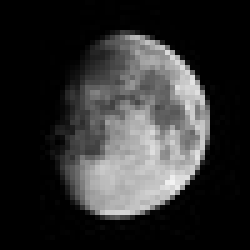
#> input picture examples/moon.jpg, 50 x 50 px (shown 5 times larger)
$ python plot_shift.py
#> lines starting #> are read from the running program, lines starting #| are printed output that depends on the picture
### astronet/augmentations/shift.py
import numpy as np
from scipy.ndimage.interpolation import shift
import copy

class Shift():
    """ Shift each image with a randomly selected number of pixels, both horizontally and
    vertically. Empty pixels can be filled with a constant value or filled in another way.
    (See 'scipy.ndimage.interpolation.shift' documentation.)

    Parameters
    ----------
    selected_classes : list or None, default None
        Labels of classes to which this augmentation should
        be applied. Should be None for regression.
    x_range : list, default [-2,0,2]
        Possible number of pixels to shift the image in x direction.
    y_range : list, default [-2,0,2]
        Possible number of pixels to shift the image in y direction.
    mode : string, default 'constant'
        Mode of interpolation used for empty pixels. Possible
        values are 'constant', 'nearest', 'reflect', 'wrap'. The
        function used is scipy.ndimage.interpolate.shift().
    cval : float, default 0.0
        Constant value to use for all empty pixels. Only used when
        'mode' is set to 'constant'.
    verbose : int, default 0
        Verbosity level.
    """
    def __init__(self, selected_classes=None, x_range=[-2,0,2], y_range=[-2,0,2], mode='constant', cval=0, verbose=0):
        self.selected_classes = selected_classes
        self.x_range = x_range
        self.y_range = y_range
        self.mode = mode
        self.cval = cval
        self.verbose = verbose

    def apply(self, X, Y, features):
        """Apply the augmentation corresponding to this class to the input data.

        Parameters
        ----------
        X : array-like
            Array of input patterns.
        Y : array-like
            Array of input labels.
        features : array-like
            Array of extra input features.

        Returns
        -------
        Xtransformed : array-like (same as X)
            Array of transformed input patterns.
        Y : array-like (same as Y)
            Array of transformed input labels.
        features : array--like (same as features)
            Array of transformed extra input features.
        """
        if self.selected_classes is not None:
            mask = np.in1d(Y, list(self.selected_classes))
        else:
            mask = np.ones(len(Y))
        shift_x = np.random.randint(len(self.x_range), size=len(Y))
        shift_y = np.random.randint(len(self.y_range), size=len(Y))

        Xtransformed = copy.deepcopy(X)
        for (i,b) in enumerate(mask):
            if b:
                for j in xrange(X.shape[1]):
                    Xtransformed[i,j,:,:] = shift(Xtransformed[i,j,:,:],
                                       [self.x_range[shift_x[i]], self.y_range[shift_y[i]]],
                                       output=X.dtype, mode=self.mode, cval=self.cval)

        return Xtransformed, Y, features

### examples/plot_shift.py
"""
Shifting input
==============

Example usage of the Shift augmentation.

"""
import sys
import numpy as np
from scipy.ndimage import imread
import matplotlib.pyplot as plt

from astronet.augmentations import Shift

im = imread('moon.jpg').transpose(2,0,1)
X = np.array([im,im,im,im])
y = np.ones(4)

augment = Shift(x_range=[-10,-5,5,10], y_range=[-10,-5,5,10])
Xtransformed, _, _ = augment.apply(X, y, None)

fig, ax = plt.subplots(len(X),2, figsize=(3,6), squeeze=False,
                       subplot_kw={'xticks': [], 'yticks': []})
ax[0][0].set_title("Before")
ax[0][1].set_title("After")
for i in range(len(X)):
    ax[i][0].imshow(X[i].transpose(1,2,0), cmap=plt.get_cmap("gray"))
    ax[i][1].imshow(Xtransformed[i].transpose(1,2,0), cmap=plt.get_cmap("gray"))
#> this loop made 4 passes
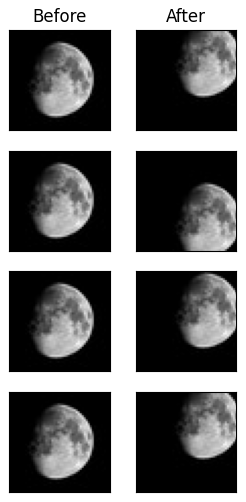
#> figure drawn by matplotlib, 8 panels
